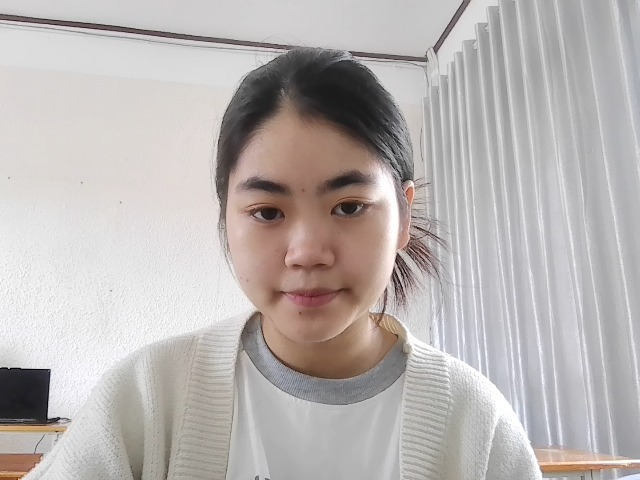
#> input picture uploads/faces/user_3_20261015090050097867.jpg, 640 x 480 px; its folder holds only this picture in this run
$ python -i edge_ai.py   (imports and definitions only)
#> lines starting #> are read from the running program, lines starting #| are printed output that depends on the picture
#> further down, picture is the input picture: shape (480, 640, 3); mean B, G, R 177.9, 179.6, 185.4
"""
Monolithic AI Edge — toàn bộ pipeline nhận diện chạy local (CPU-only).
Target NFR:
  - E2E ≤150ms / lượt (detect → anti-spoof → match)
  - Hiển thị video ≥25 FPS
  - Cold-start <3s
  - RAM idle ≤250MB, peak ≤1.2GB
  - Không GPU

Pipeline: Camera frame → YuNet (lọc mặt lớn nhất) → Anti-spoof → SFace → 1:N match
"""
from __future__ import annotations

import time
import random
import sys
from pathlib import Path
from typing import Optional, Tuple, List, Dict, Any
from dataclasses import dataclass

import numpy as np
from PIL import Image
import onnxruntime as ort

# Models nằm cạnh project (shared với web backend)
MODELS_DIR = Path(__file__).resolve().parent.parent / "models"
PROJECT_ROOT = MODELS_DIR.parent
if str(PROJECT_ROOT) not in sys.path:
    sys.path.insert(0, str(PROJECT_ROOT))
from model_assets import ensure_antispoof_model

SFACE_PATH = MODELS_DIR / "face_recognition_sface_2021dec.onnx"
YUNET_PATH = MODELS_DIR / "face_detection_yunet_2023mar.onnx"
# Anti-spoof ONNX (MiniFASNetV2); attendance fails closed if the model is missing.
ANTISPOOF_PATH = MODELS_DIR / "antispoof_minifasnet.onnx"

# Ngưỡng cosine SFace (OpenCV ~0.363). Hạ nhẹ để dễ khớp thực tế webcam.
SFACE_COSINE_THRESHOLD = 0.28
SFACE_COSINE_MARGIN = 0.06
# Session ONNX dùng chung (lazy, CPU only)
_sess_sface: Optional[ort.InferenceSession] = None
_sess_yunet: Optional[ort.InferenceSession] = None
_sess_spoof: Optional[ort.InferenceSession] = None
_cv_sface = None
# [1 line that did not run here, left out]
# [1 line that did not run here, left out]
# [1 line that did not run here, left out]
# [1 line that did not run here, left out]


@dataclass
class EdgeResult:
    ok: bool
    is_spoof: bool
    student_id: Optional[int]
    full_name: Optional[str]
    confidence: float
    latency_ms: float
    message: str
    bbox: Optional[List[float]] = None
    embedding: Optional[np.ndarray] = None
    liveness_pending: bool = False


class ActiveLiveness:
    """Randomized head-turn challenge layered on top of per-frame MiniFASNet."""

    # [72 lines left out: functions __init__, reset, advance, _prompt, not called in this run]


def _providers():
    return ["CPUExecutionProvider"]


# [24 lines left out: functions warm_up, _get_sface, not called in this run]


def _get_yunet() -> ort.InferenceSession:
    global _sess_yunet
    if _sess_yunet is None:
        if not YUNET_PATH.exists():
            raise FileNotFoundError(f"Thiếu YuNet model: {YUNET_PATH}")
        _sess_yunet = ort.InferenceSession(
            str(YUNET_PATH), sess_options=_so_options, providers=_providers()
        )
    return _sess_yunet


# [31 lines left out: functions _get_spoof, _antispoof_crop, not called in this run]


def _sigmoid(x: np.ndarray) -> np.ndarray:
    x = np.clip(x, -15.0, 15.0)
    return 1.0 / (1.0 + np.exp(-x))


# [60 lines left out: function _decode_yunet_outputs, not called in this run]


_cv_yunet = None
_cv_yunet_failed = False
_cv_size = (0, 0)
_haar = None


def _detect_with_opencv(image_bgr: np.ndarray, score_thresh: float) -> Optional[dict]:
    """OpenCV FaceDetectorYN."""
    global _cv_yunet, _cv_yunet_failed, _cv_size
    if _cv_yunet_failed:
        return None
    try:
        import cv2
    except ImportError:
        _cv_yunet_failed = True
        return None
    if not YUNET_PATH.exists():
        _cv_yunet_failed = True
        return None
    h, w = image_bgr.shape[:2]
    try:
        if _cv_yunet is None or _cv_size != (w, h):
            _cv_yunet = cv2.FaceDetectorYN.create(
                str(YUNET_PATH),
                "",
                (w, h),
                score_threshold=float(score_thresh),
                nms_threshold=0.3,
                top_k=5000,
            )
            _cv_size = (w, h)
        _cv_yunet.setInputSize((w, h))
        _cv_yunet.setScoreThreshold(float(score_thresh))
        _retval, faces = _cv_yunet.detect(image_bgr)
        if faces is None or len(faces) == 0:
            return None
        best = None
        best_area = 0.0
        for f in faces:
            x, y, bw, bh = float(f[0]), float(f[1]), float(f[2]), float(f[3])
            score = float(f[-1]) if len(f) > 4 else float(score_thresh)
            area = bw * bh
            if area > best_area:
                best_area = area
                kps = np.asarray(f[4:14], dtype=np.float32).reshape(5, 2) if len(f) >= 14 else None
                best = {"bbox": [x, y, x + bw, y + bh], "score": score, "kps": kps}
        return best
    except Exception:
        _cv_yunet_failed = True
        _cv_yunet = None
        return None


def _detect_with_haar(image_bgr: np.ndarray) -> Optional[dict]:
    """Fallback Haar cascade (luôn có sẵn trong OpenCV)."""
    global _haar
    try:
        import cv2
    except ImportError:
        return None
    try:
        if _haar is None:
            path = cv2.data.haarcascades + "haarcascade_frontalface_default.xml"
            _haar = cv2.CascadeClassifier(path)
            if _haar.empty():
                return None
        gray = cv2.cvtColor(image_bgr, cv2.COLOR_BGR2GRAY)
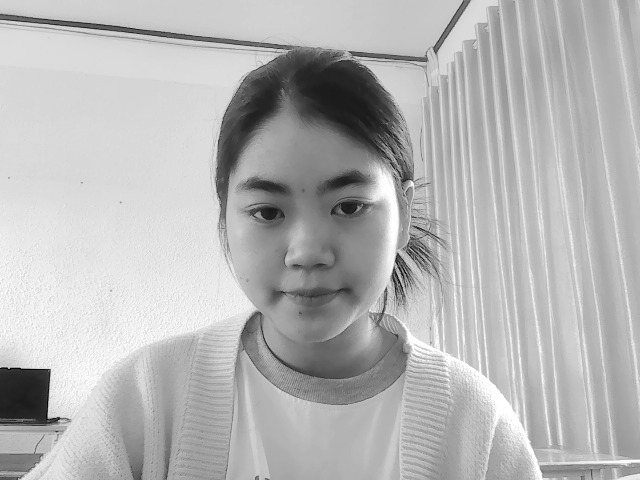
#> gray: shape (480, 640); min 0, max 255, mean 181.1
        gray = cv2.equalizeHist(gray)
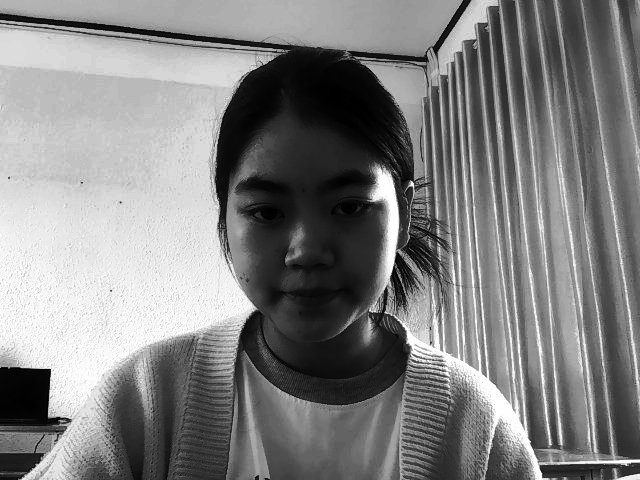
#> gray: shape (480, 640); min 0, max 255, mean 128.7
        faces = _haar.detectMultiScale(gray, scaleFactor=1.1, minNeighbors=4, minSize=(48, 48))
#> faces = [[200, 134, 214, 214]]
        if faces is None or len(faces) == 0:
            return None
        x, y, bw, bh = max(faces, key=lambda f: f[2] * f[3])
#> x = 200; y = 134; bw = 214; bh = 214
        return {"bbox": [float(x), float(y), float(x + bw), float(y + bh)], "score": 0.6}
    except Exception:
        return None


def _detect_onnx_yunet(image_bgr: np.ndarray, score_thresh: float) -> Optional[dict]:
    """ONNX YuNet — letterbox + stretch (thử cả 2)."""
    session = _get_yunet()
    h, w = image_bgr.shape[:2]
    input_w = input_h = 640
    img_rgb = image_bgr[:, :, ::-1]
    out_names = [o.name for o in session.get_outputs()]

    # [13 lines left out: function _run, not called in this run]

    # 1) Letterbox (giữ tỉ lệ)
    scale = min(input_w / w, input_h / h)
    nw, nh = max(1, int(w * scale)), max(1, int(h * scale))
    pil = Image.fromarray(img_rgb).resize((nw, nh), Image.BILINEAR)
    canvas = np.zeros((input_h, input_w, 3), dtype=np.uint8)
    canvas[:nh, :nw] = np.array(pil)
    face = _run(canvas, scale, scale)
    if face is not None:
        return face

    # 2) Stretch full 640x640
    pil2 = Image.fromarray(img_rgb).resize((input_w, input_h), Image.BILINEAR)
    canvas2 = np.array(pil2)
    return _run(canvas2, input_w / w, input_h / h)


def detect_largest_face(image_bgr: np.ndarray, score_thresh: float = 0.35) -> Optional[dict]:
    """
    Phát hiện 1 khuôn mặt lớn nhất.
    Thứ tự: OpenCV FaceDetectorYN → ONNX YuNet → Haar cascade.
    """
    if image_bgr is None or image_bgr.size == 0:
        return None

    # Đảm bảo uint8 BGR 3 kênh
    if image_bgr.dtype != np.uint8:
        image_bgr = np.clip(image_bgr, 0, 255).astype(np.uint8)
    if image_bgr.ndim == 2:
        image_bgr = np.stack([image_bgr] * 3, axis=-1)
    elif image_bgr.shape[2] == 4:
        image_bgr = image_bgr[:, :, :3]

    face = _detect_with_opencv(image_bgr, score_thresh)
    if face is not None:
        return face

    try:
        face = _detect_onnx_yunet(image_bgr, score_thresh)
        if face is not None:
            return face
    except Exception:
        pass

    return _detect_with_haar(image_bgr)


# [80 lines left out: functions align_crop, align_face, _get_cv_sface, extract_sface_embedding, check_anti_spoof, not called in this run]


def cosine_sim(a: np.ndarray, b: np.ndarray) -> float:
    return float(np.dot(a, b) / ((np.linalg.norm(a) + 1e-8) * (np.linalg.norm(b) + 1e-8)))


# [126 lines left out: functions train_templates, match_gallery, process_frame, not called in this run]

>>> import cv2
>>> picture = cv2.imread('../uploads/faces/user_3_20261015090050097867.jpg')
>>> result = detect_largest_face(picture)
#> result = {'bbox': [200, 134, 414, 348], 'score': 0.6}

$ run again, on uploads/faces/user_3_20261015090106189219.jpg
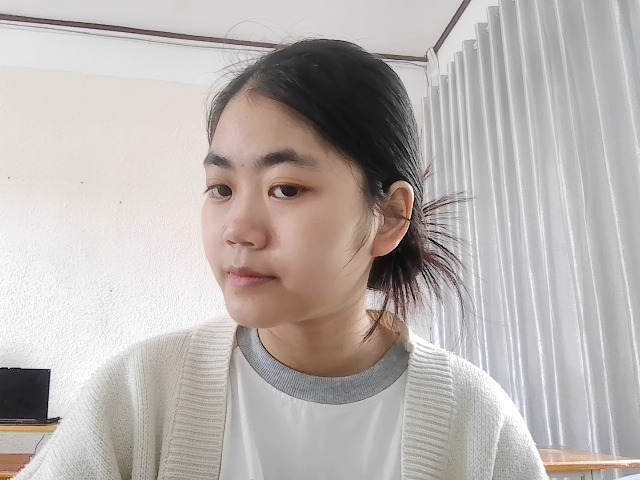
#> input picture uploads/faces/user_3_20261015090106189219.jpg, 640 x 480 px
#> picture is the input picture: shape (480, 640, 3); mean B, G, R 175.1, 178, 184.8
#> in _detect_with_haar, `gray = cv2.cvtColor(image_bgr, cv2.COLOR_BGR2GRAY)`:
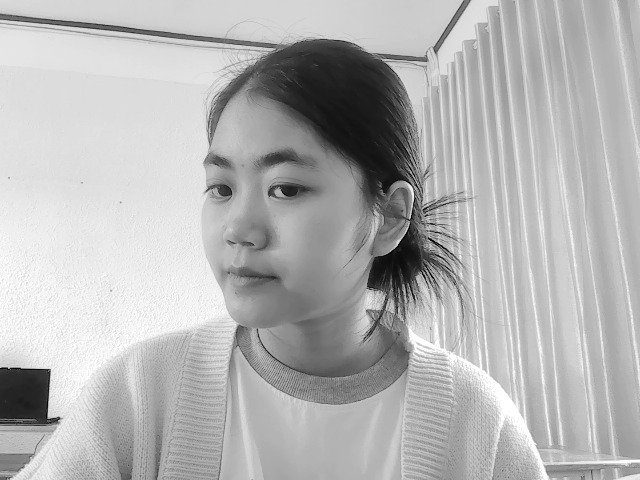
#> gray: shape (480, 640); min 0, max 255, mean 179.7
#> in _detect_with_haar, `gray = cv2.equalizeHist(gray)`:
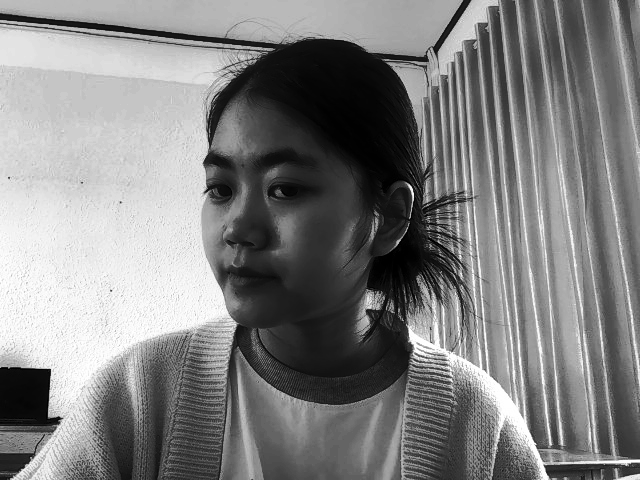
#> gray: shape (480, 640); min 0, max 255, mean 128.5
#> faces = ()

$ run again, on uploads/faces/user_4_20261015085649255263.jpg
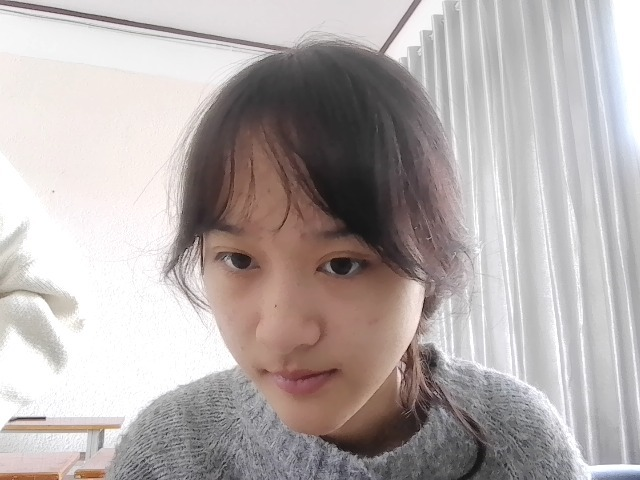
#> input picture uploads/faces/user_4_20261015085649255263.jpg, 640 x 480 px
#> picture is the input picture: shape (480, 640, 3); mean B, G, R 171.6, 172.8, 180.6
#> in _detect_with_haar, `gray = cv2.cvtColor(image_bgr, cv2.COLOR_BGR2GRAY)`:
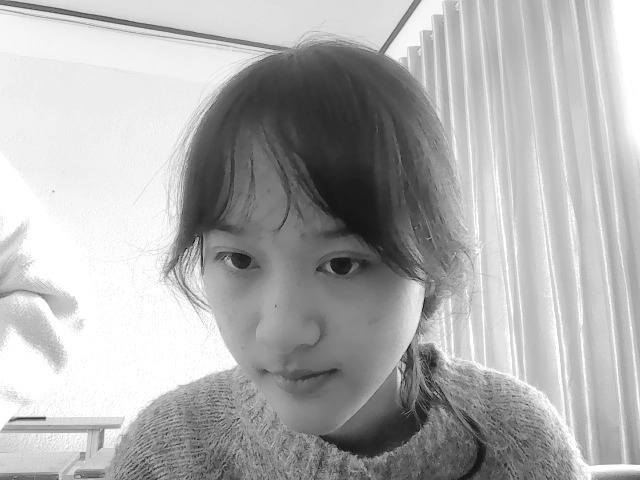
#> gray: shape (480, 640); min 12, max 255, mean 175
#> in _detect_with_haar, `gray = cv2.equalizeHist(gray)`:
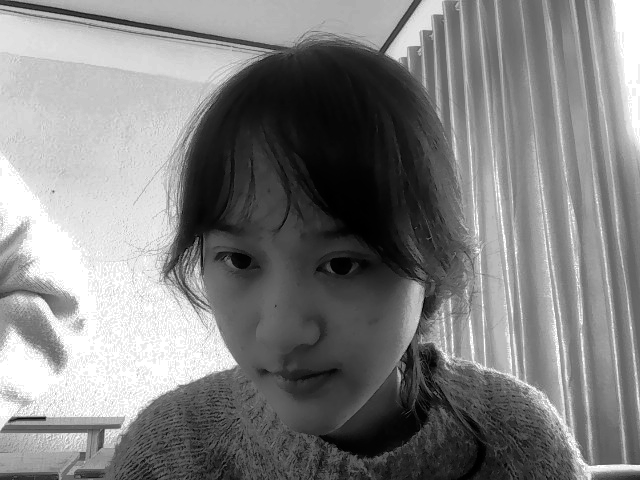
#> gray: shape (480, 640); min 0, max 255, mean 128.7
#> faces = [[154, 156, 276, 276]]
#> x = 154; y = 156; bw = 276
#> result = {'bbox': [154, 156, 430, 432], 'score': 0.6}
